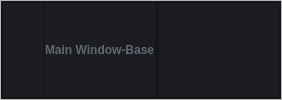
        <widget class="QFrame" name="header1">
         <property name="frameShape">
          <enum>QFrame::StyledPanel</enum>
         </property>
         <property name="frameShadow">
          <enum>QFrame::Raised</enum>
         </property>
         <layout class="QVBoxLayout" name="verticalLayout_11">
          <property name="spacing">
           <number>0</number>
          </property>
          <property name="leftMargin">
           <number>0</number>
          </property>
          <property name="topMargin">
           <number>0</number>
          </property>
          <property name="rightMargin">
           <number>0</number>
          </property>
          <property name="bottomMargin">
           <number>0</number>
          </property>
          <item>
           <widget class="QFrame" name="header_frame">
            <property name="styleSheet">
             <string notr="true">background-color: rgb(27, 29, 35);</string>
            </property>
            <property name="frameShape">
             <enum>QFrame::StyledPanel</enum>
            </property>
            <property name="frameShadow">
             <enum>QFrame::Raised</enum>
            </property>
            <layout class="QHBoxLayout" name="horizontalLayout_2">
             <property name="spacing">
              <number>0</number>
             </property>
             <property name="leftMargin">
              <number>0</number>
             </property>
             <property name="topMargin">
              <number>0</number>
             </property>
             <property name="rightMargin">
              <number>0</number>
             </property>
             <property name="bottomMargin">
              <number>0</number>
             </property>
             <item alignment="Qt::AlignLeft">
              <widget class="QFrame" name="header_left1">
               <property name="frameShape">
                <enum>QFrame::StyledPanel</enum>
               </property>
               <property name="frameShadow">
                <enum>QFrame::Raised</enum>
               </property>
               <layout class="QVBoxLayout" name="verticalLayout_4">
                <property name="spacing">
                 <number>0</number>
                </property>
                <property name="leftMargin">
                 <number>0</number>
                </property>
                <property name="topMargin">
                 <number>0</number>
                </property>
                <property name="rightMargin">
                 <number>0</number>
                </property>
                <property name="bottomMargin">
                 <number>0</number>
                </property>
                <item>
                 <widget class="QPushButton" name="btn_fileopen">
                  <property name="minimumSize">
                   <size>
                    <width>40</width>
                    <height>40</height>
                   </size>
                  </property>
                  <property name="maximumSize">
                   <size>
                    <width>40</width>
                    <height>40</height>
                   </size>
                  </property>
                  <property name="styleSheet">
                   <string notr="true">QPushButton {	
	border: none;
	background-color: transparent;
}
QPushButton:hover {
	background-color: rgb(52, 59, 72);
}
QPushButton:pressed {	
	background-color: rgb(85, 170, 255);
}</string>
                  </property>
                  <property name="text">
                   <string/>
                  </property>
                  <property name="icon">
                   <iconset resource="icon.qrc">
                    <normaloff>:/find/icons/find/五个椭圆_five-ellipses.svg</normaloff>:/find/icons/find/五个椭圆_five-ellipses.svg</iconset>
                  </property>
                 </widget>
                </item>
               </layout>
              </widget>
             </item>
             <item alignment="Qt::AlignLeft">
              <widget class="QFrame" name="header_left">
               <property name="frameShape">
                <enum>QFrame::StyledPanel</enum>
               </property>
               <property name="frameShadow">
                <enum>QFrame::Raised</enum>
               </property>
               <layout class="QHBoxLayout" name="horizontalLayout_7">
                <property name="spacing">
                 <number>0</number>
                </property>
                <property name="leftMargin">
                 <number>0</number>
                </property>
                <property name="topMargin">
                 <number>0</number>
                </property>
                <property name="rightMargin">
                 <number>0</number>
                </property>
                <property name="bottomMargin">
                 <number>0</number>
                </property>
                <item alignment="Qt::AlignLeft|Qt::AlignVCenter">
                 <widget class="QLabel" name="label_header_right_2">
                  <property name="sizePolicy">
                   <sizepolicy hsizetype="Preferred" vsizetype="Preferred">
                    <horstretch>1</horstretch>
                    <verstretch>0</verstretch>
                   </sizepolicy>
                  </property>
                  <property name="maximumSize">
                   <size>
                    <width>250</width>
                    <height>20</height>
                   </size>
                  </property>
                  <property name="palette">
                   <palette>
                    <active>
                     <colorrole role="WindowText">
                      <brush brushstyle="SolidPattern">
                       <color alpha="255">
                        <red>98</red>
                        <green>103</green>
                        <blue>111</blue>
                       </color>
                      </brush>
                     </colorrole>
                     <colorrole role="Button">
                      <brush brushstyle="SolidPattern">
                       <color alpha="255">
                        <red>27</red>
                        <green>29</green>
                        <blue>35</blue>
                       </color>
                      </brush>
                     </colorrole>
                     <colorrole role="Text">
                      <brush brushstyle="SolidPattern">
                       <color alpha="255">
                        <red>98</red>
                        <green>103</green>
                        <blue>111</blue>
                       </color>
                      </brush>
                     </colorrole>
                     <colorrole role="ButtonText">
                      <brush brushstyle="SolidPattern">
                       <color alpha="255">
                        <red>98</red>
                        <green>103</green>
                        <blue>111</blue>
                       </color>
                      </brush>
                     </colorrole>
                     <colorrole role="Base">
                      <brush brushstyle="SolidPattern">
                       <color alpha="255">
                        <red>27</red>
                        <green>29</green>
                        <blue>35</blue>
                       </color>
                      </brush>
                     </colorrole>
                     <colorrole role="Window">
                      <brush brushstyle="SolidPattern">
                       <color alpha="255">
                        <red>27</red>
                        <green>29</green>
                        <blue>35</blue>
                       </color>
                      </brush>
                     </colorrole>
                     <colorrole role="PlaceholderText">
                      <brush brushstyle="SolidPattern">
                       <color alpha="128">
                        <red>98</red>
                        <green>103</green>
                        <blue>111</blue>
                       </color>
                      </brush>
                     </colorrole>
                    </active>
                    <inactive>
                     <colorrole role="WindowText">
                      <brush brushstyle="SolidPattern">
                       <color alpha="255">
                        <red>98</red>
                        <green>103</green>
                        <blue>111</blue>
                       </color>
                      </brush>
                     </colorrole>
                     <colorrole role="Button">
                      <brush brushstyle="SolidPattern">
                       <color alpha="255">
                        <red>27</red>
                        <green>29</green>
                        <blue>35</blue>
                       </color>
                      </brush>
                     </colorrole>
                     <colorrole role="Text">
                      <brush brushstyle="SolidPattern">
                       <color alpha="255">
                        <red>98</red>
                        <green>103</green>
                        <blue>111</blue>
                       </color>
                      </brush>
                     </colorrole>
                     <colorrole role="ButtonText">
                      <brush brushstyle="SolidPattern">
                       <color alpha="255">
                        <red>98</red>
                        <green>103</green>
                        <blue>111</blue>
                       </color>
                      </brush>
                     </colorrole>
                     <colorrole role="Base">
                      <brush brushstyle="SolidPattern">
                       <color alpha="255">
                        <red>27</red>
                        <green>29</green>
                        <blue>35</blue>
                       </color>
                      </brush>
                     </colorrole>
                     <colorrole role="Window">
                      <brush brushstyle="SolidPattern">
                       <color alpha="255">
                        <red>27</red>
                        <green>29</green>
                        <blue>35</blue>
                       </color>
                      </brush>
                     </colorrole>
                     <colorrole role="PlaceholderText">
                      <brush brushstyle="SolidPattern">
                       <color alpha="128">
                        <red>98</red>
                        <green>103</green>
                        <blue>111</blue>
                       </color>
                      </brush>
                     </colorrole>
                    </inactive>
                    <disabled>
                     <colorrole role="WindowText">
                      <brush brushstyle="SolidPattern">
                       <color alpha="255">
                        <red>98</red>
                        <green>103</green>
                        <blue>111</blue>
                       </color>
                      </brush>
                     </colorrole>
                     <colorrole role="Button">
                      <brush brushstyle="SolidPattern">
                       <color alpha="255">
                        <red>27</red>
                        <green>29</green>
                        <blue>35</blue>
                       </color>
                      </brush>
                     </colorrole>
                     <colorrole role="Text">
                      <brush brushstyle="SolidPattern">
                       <color alpha="255">
                        <red>98</red>
                        <green>103</green>
                        <blue>111</blue>
                       </color>
                      </brush>
                     </colorrole>
                     <colorrole role="ButtonText">
                      <brush brushstyle="SolidPattern">
                       <color alpha="255">
                        <red>98</red>
                        <green>103</green>
                        <blue>111</blue>
                       </color>
                      </brush>
                     </colorrole>
                     <colorrole role="Base">
                      <brush brushstyle="SolidPattern">
                       <color alpha="255">
                        <red>27</red>
                        <green>29</green>
                        <blue>35</blue>
                       </color>
                      </brush>
                     </colorrole>
                     <colorrole role="Window">
                      <brush brushstyle="SolidPattern">
                       <color alpha="255">
                        <red>27</red>
                        <green>29</green>
                        <blue>35</blue>
                       </color>
                      </brush>
                     </colorrole>
                     <colorrole role="PlaceholderText">
                      <brush brushstyle="SolidPattern">
                       <color alpha="128">
                        <red>98</red>
                        <green>103</green>
                        <blue>111</blue>
                       </color>
                      </brush>
                     </colorrole>
                    </disabled>
                   </palette>
                  </property>
                  <property name="font">
                   <font>
                    <family>Segoe UI</family>
                    <weight>75</weight>
                    <bold>true</bold>
                   </font>
                  </property>
                  <property name="text">
                   <string>Main Window-Base</string>
                  </property>
                 </widget>
                </item>
               </layout>
              </widget>
             </item>
             <item>
              <widget class="QFrame" name="header_center">
               <property name="frameShape">
                <enum>QFrame::StyledPanel</enum>
               </property>
               <property name="frameShadow">
                <enum>QFrame::Raised</enum>
               </property>
               <layout class="QHBoxLayout" name="horizontalLayout_6">
                <property name="spacing">
                 <number>0</number>
                </property>
                <property name="leftMargin">
                 <number>0</number>
                </property>
                <property name="topMargin">
                 <number>0</number>
                </property>
                <property name="rightMargin">
                 <number>0</number>
                </property>
                <property name="bottomMargin">
                 <number>0</number>
                </property>
               </layout>
              </widget>
             </item>
             <item alignment="Qt::AlignRight">
              <widget class="QFrame" name="header_right">
               <property name="frameShape">
                <enum>QFrame::StyledPanel</enum>
               </property>
               <property name="frameShadow">
                <enum>QFrame::Raised</enum>
               </property>
               <layout class="QHBoxLayout" name="horizontalLayout_5">
                <property name="spacing">
                 <number>0</number>
                </property>
                <property name="leftMargin">
                 <number>0</number>
                </property>
                <property name="topMargin">
                 <number>0</number>
                </property>
                <property name="rightMargin">
                 <number>0</number>
                </property>
                <property name="bottomMargin">
                 <number>0</number>
                </property>
                <item>
                 <widget class="QPushButton" name="minimize_window_button">
                  <property name="minimumSize">
                   <size>
                    <width>40</width>
                    <height>40</height>
                   </size>
                  </property>
                  <property name="styleSheet">
                   <string notr="true">QPushButton {	
	border: none;
	background-color: transparent;
}
QPushButton:hover {
	background-color: rgb(52, 59, 72);
}
QPushButton:pressed {	
	background-color: rgb(85, 170, 255);
}</string>
                  </property>
                  <property name="text">
                   <string/>
                  </property>
                  <property name="icon">
                   <iconset resource="icon.qrc">
                    <normaloff>:/find/icons/find/减_minus.svg</normaloff>:/find/icons/find/减_minus.svg</iconset>
                  </property>
                 </widget>
                </item>
                <item>
                 <widget class="QPushButton" name="restore_window_button">
                  <property name="minimumSize">
                   <size>
                    <width>40</width>
                    <height>40</height>
                   </size>
                  </property>
                  <property name="styleSheet">
                   <string notr="true">QPushButton {	
	border: none;
	background-color: transparent;
}
QPushButton:hover {
	background-color: rgb(52, 59, 72);
}
QPushButton:pressed {	
	background-color: rgb(85, 170, 255);
}</string>
                  </property>
                  <property name="text">
                   <string/>
                  </property>
                  <property name="icon">
                   <iconset resource="icon.qrc">
                    <normaloff>:/find/icons/find/内部扩大_internal-expansion.svg</normaloff>:/find/icons/find/内部扩大_internal-expansion.svg</iconset>
                  </property>
                 </widget>
                </item>
                <item>
                 <widget class="QPushButton" name="close_window_button">
                  <property name="minimumSize">
                   <size>
                    <width>40</width>
                    <height>40</height>
                   </size>
                  </property>
                  <property name="styleSheet">
                   <string notr="true">QPushButton {	
	border: none;
	background-color: transparent;
}
QPushButton:hover {
	background-color: rgb(52, 59, 72);
}
QPushButton:pressed {	
	background-color: rgb(85, 170, 255);
}</string>
                  </property>
                  <property name="text">
                   <string/>
                  </property>
                  <property name="icon">
                   <iconset resource="icon.qrc">
                    <normaloff>:/find/icons/find/关闭_close.svg</normaloff>:/find/icons/find/关闭_close.svg</iconset>
                  </property>
                 </widget>
                </item>
               </layout>
              </widget>
             </item>
            </layout>
           </widget>
          </item>
         </layout>
        </widget>
